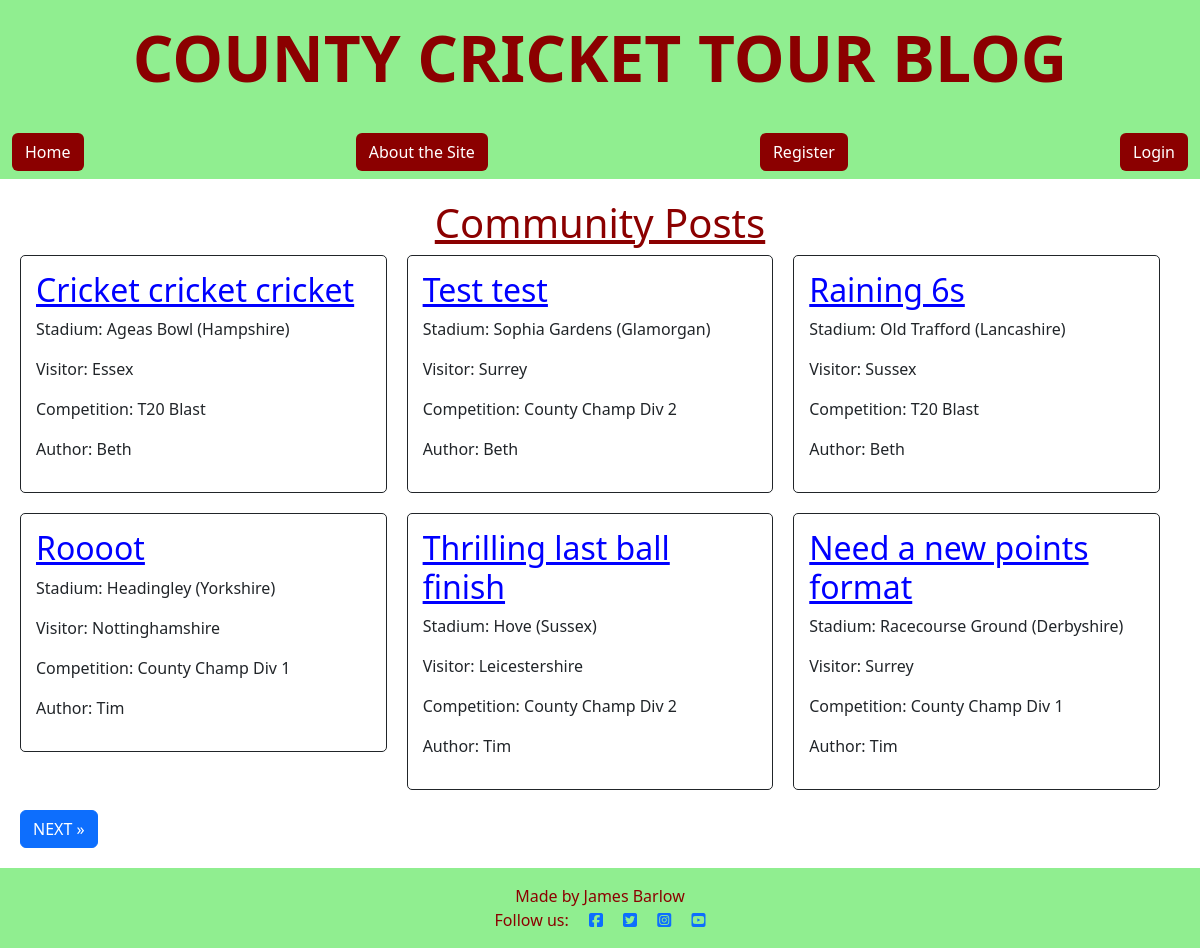
The page / on the database its author committed.
### blog/models.py (models this page shows, shortened)
class Post(models.Model):
    title = models.CharField(max_length=200, unique=True)
    slug = AutoSlugField(populate_from='title', unique=True)
    author = models.ForeignKey(
        User, on_delete=models.CASCADE, related_name="blog_posts"
    )
    stadium = models.CharField(max_length=50, choices=STADIUM_CHOICES, default='Lords')
    visitor = models.CharField(max_length=50, choices=VISITORS_CHOICES, default='Surrey')
    competition = models.CharField(max_length=20, choices=COMPETITION_CHOICES, default='County Champ Div 1')
    content = models.TextField()
    created_on = models.DateTimeField(auto_now_add=True)
    status = models.IntegerField(choices=STATUS, default=0)

### blog/views.py (the view)
# urls.py: path('', views.PostList.as_view(), name='home'),
class PostList(generic.ListView):
    queryset = Post.objects.filter(status=1)
    template_name = "blog/index.html"
    paginate_by = 6

### blog/templates/blog/index.html (shortened to what this page needs)
{% extends "base.html" %}
{% block content %}
<!DOCTYPE html>
<html lang="en">
<head>
</head>
<body class="index">
    <div class="index">
        <h1 class="page-title">Community Posts</h1>
        {% for post in object_list %}
        <div class="card post">
            <h2>
                <a href="{% url 'post_detail' post.slug %}" class="post-title">{{post.title}}</a>
            </h2>
            <p>Stadium: {{post.stadium}}</p>
            <p>Visitor: {{post.visitor}}</p>
            <p>Competition: {{post.competition}}</p>
            <p>Author: {{post.author}}</p>
        </div>
        {% endfor %}
        {% if page_obj.has_next %}
        <a href="?page={{ page_obj.next_page_number }}" class="btn btn-primary n-p">NEXT &raquo;</a>
        {% endif %}
    </div>
</body>
</html>
{% endblock %}

### static/css/style.css (style rules this page uses)
.page-title { color: #8B0000; text-align: center; text-decoration: underline; }
.post-title { color: blue; text-align: center; text-decoration: underline; }
.index { padding: 20px; }
.card { border: 1px solid; background-color: transparent; border-radius: 5px; padding: 15px; }
.post { width: calc(33.33% - 20px); margin-right: 20px; margin-bottom: 20px; float: left; box-sizing: border-box; }

### rows shown on the page
Post: title "Cricket cricket cricket", stadium "Ageas Bowl (Hampshire)", visitor "Essex", competition "T20 Blast", author "Beth"
Post: title "Test test", stadium "Sophia Gardens (Glamorgan)", visitor "Surrey", competition "County Champ Div 2", author "Beth"
Post: title "Raining 6s", stadium "Old Trafford (Lancashire)", visitor "Sussex", competition "T20 Blast", author "Beth"
Post: title "Roooot", stadium "Headingley (Yorkshire)", visitor "Nottinghamshire", competition "County Champ Div 1", author "Tim"
Post: title "Thrilling last ball finish", stadium "Hove (Sussex)", visitor "Leicestershire", competition "County Champ Div 2", author "Tim"
Post: title "Need a new points format", stadium "Racecourse Ground (Derbyshire)", visitor "Surrey", competition "County Champ Div 1", author "Tim"
